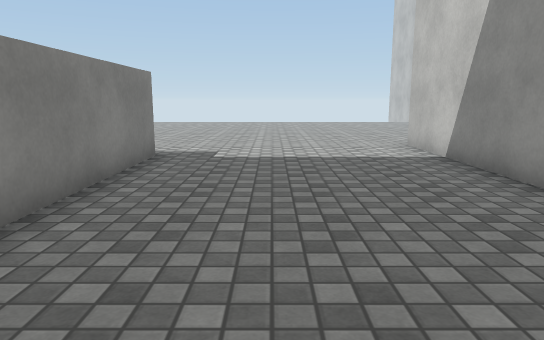
[1] (above)

24 first-person views from a walk through a scene from a Unity 3-D project. The camera is 1.2 m above the floor, tilts 10° down and sees 70° across. The floor is counted in squares, 1 m on a side. Each view is taken from the middle of a square. On the plan, view 1 faces up. The plan holds only what a view shows up to about 15 squares ahead; the rest is blank. The place goes on beyond the plan. The player is left out. Surface patterns are stand-ins for the level's own textures.

[2]
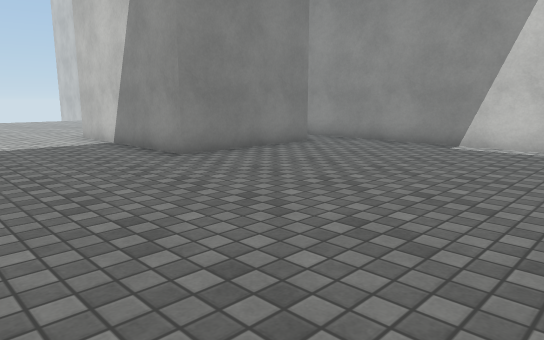

[3]
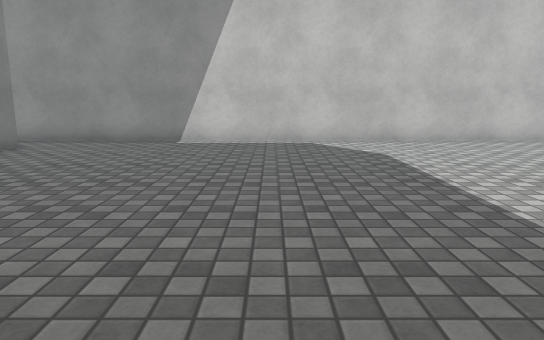

[4]
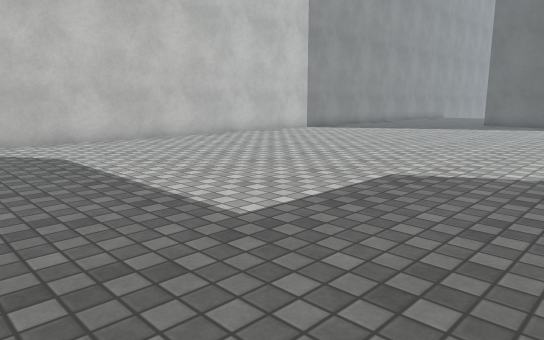

[5]
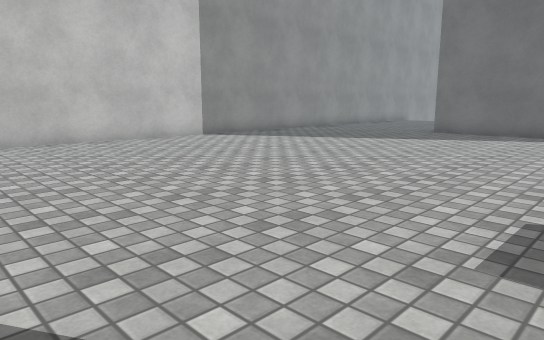

[6]
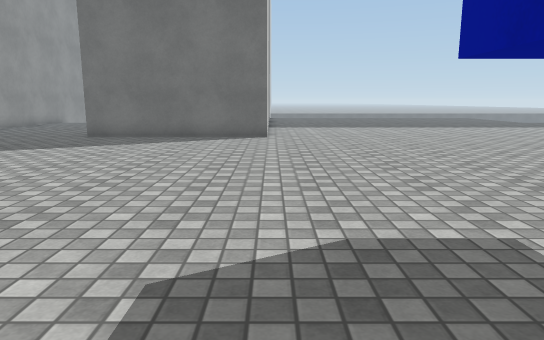

[7]
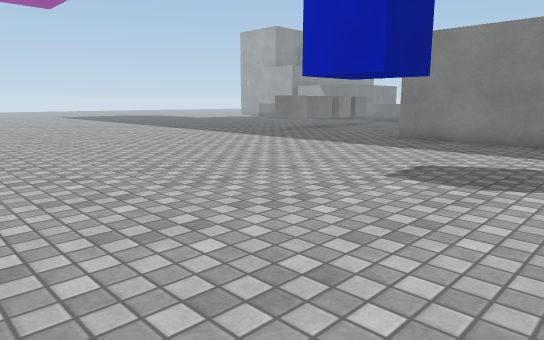

[8]
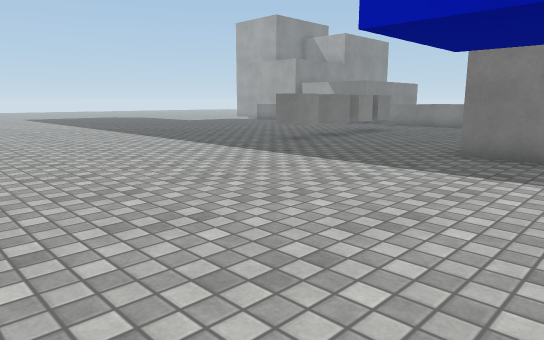

[9]
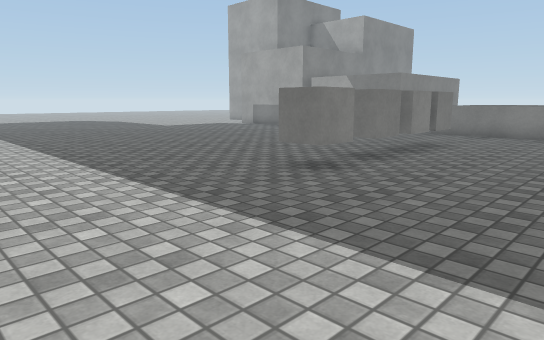

[10]
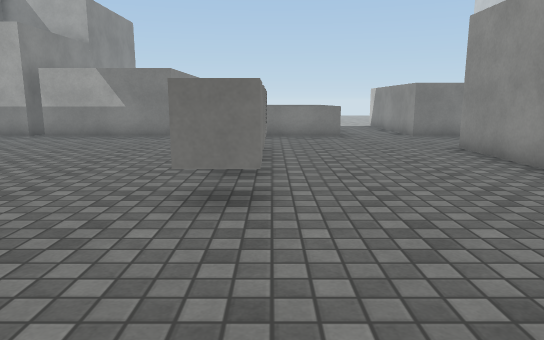

[11]
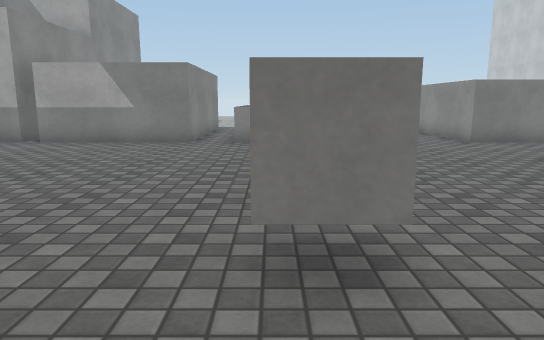

[12]
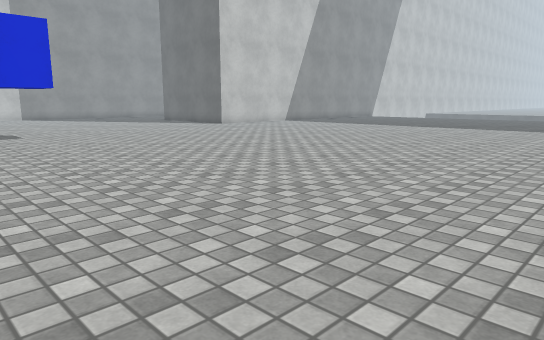

[13]
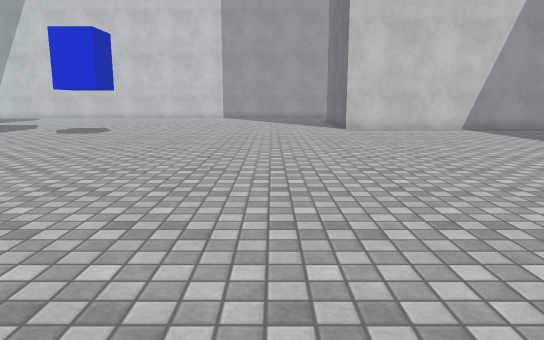

[14]
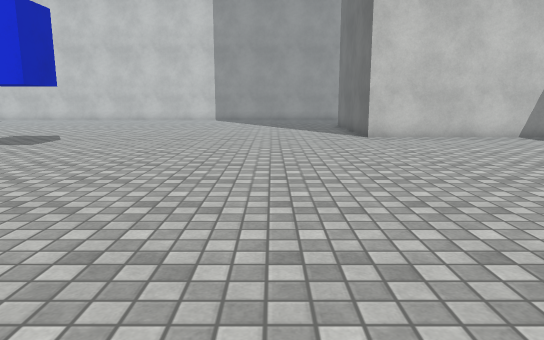

[15]
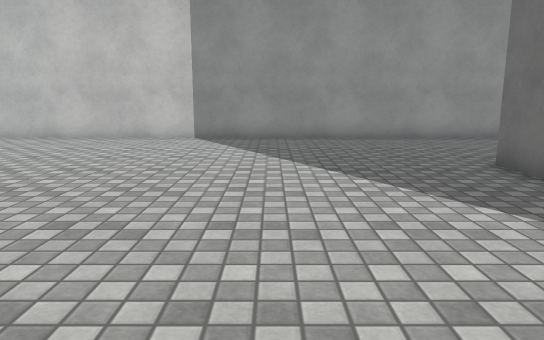

[16]
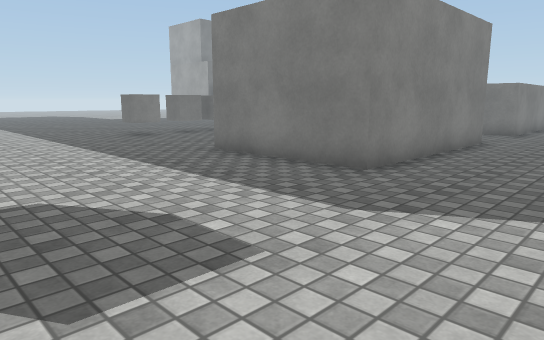

[17]
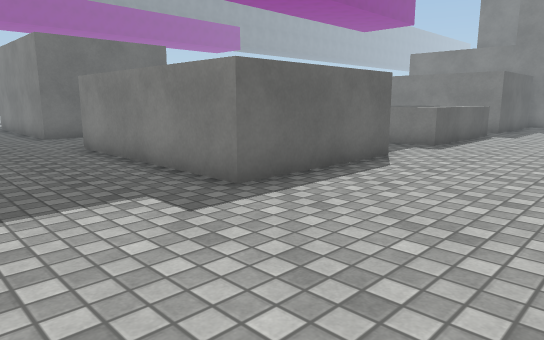

[18]
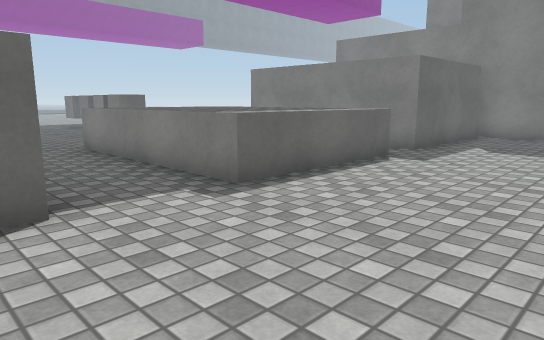

[19]
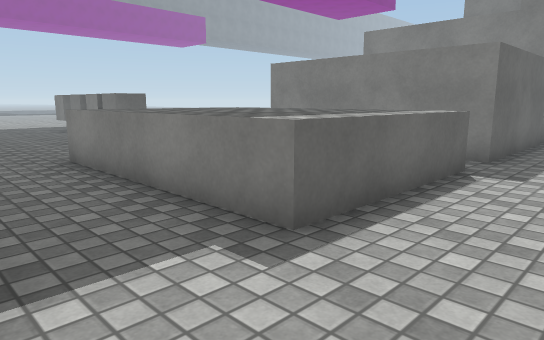

[20]
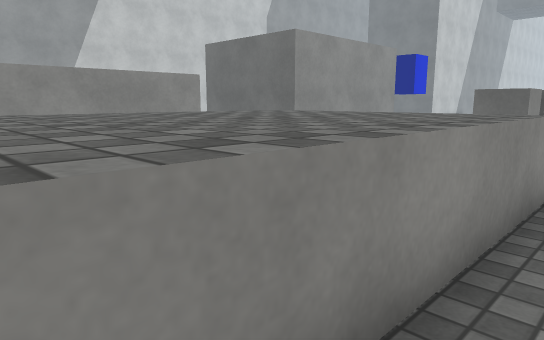

[21]
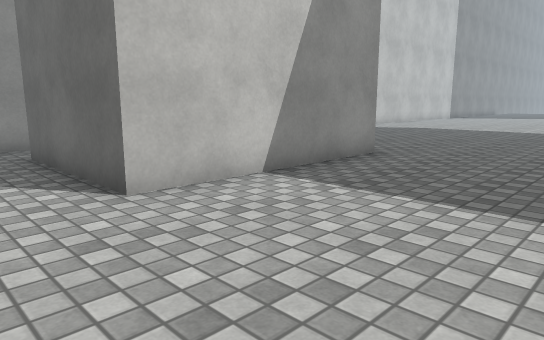

[22]
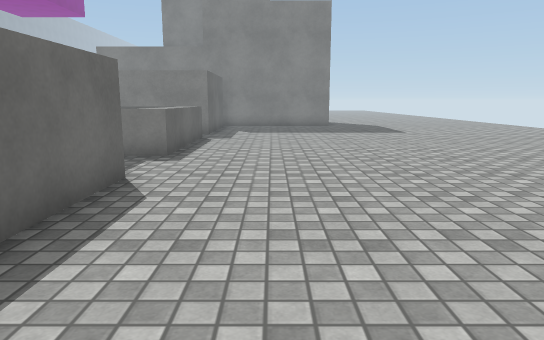

[23]
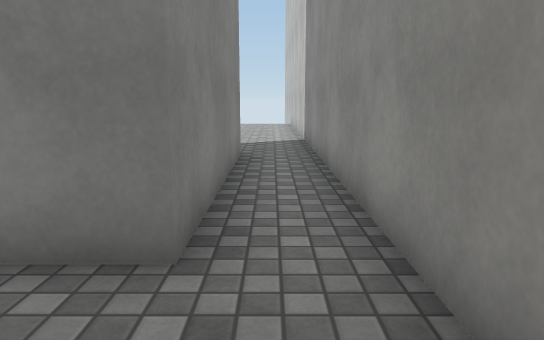

[24]
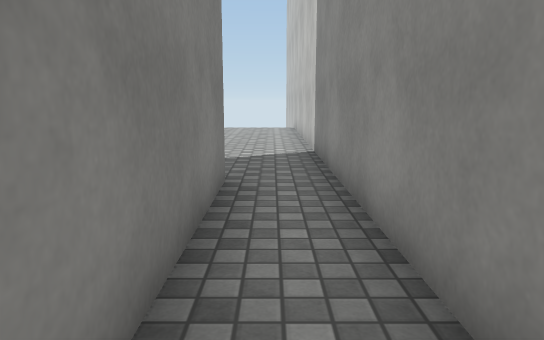

### Floor plan
Key: @ floor where view 1 was taken; # wall or solid block; . floor; ^ raised ledge; B blue block; C cube.
Columns run from 19 left of view 1 to 10 right of it. Each row starts with its distance up from view 1.
 13    .....................   ..#
 12    ..........................#
 11 .......................#####.#
 10 .......................#   #.#
  9 ####...................#   #.#
  8    #.^^^^^..^^^^^......#   #.#
  7    #.^^^^^..^   ^......#   #.#
  6    #.^^^^^..^   ^......#   #.#
  5    #.^^^^^..^   ^......#####.#
  4    #.^^^^^..^   ^............#
  3 ####.^^^^^..^^^^^............#
  2 ............... .............#
  1 ..............  .............#
  0 .............   ...@.........#
 -1 ......C.....#####............#
 -2 ............#   #............#
 -3 ......CC....#   #............#
 -4 ......C.....#   #............#
 -5 ............#   #............#
 -6 ......CC....#   #............#
 -7 ............#####............#
 -8 .............................#
 -9 .............................#
-10 .............................#
-11 .............................#
-12 .............................#
-13 ..............BB.............#
-14  .............BB.............#
-15  ............................#
-16  ............................#
-17  ............................#
-18  ............................#
-19   ...........................#
-20 . ...........................#
-21   ...........................#
-22   ...........................#
-23   ................######.....#
-24    ..............##     .....#
-25    ..............#       ....#
-26    ...  .........#          .#
-27    ..     .......#           #

Where each view was taken, in squares from view 1:
view 1: 0 up, 0 right, facing up
view 2: 3 down, 1 left, facing up-right
view 3: 2 down, 2 left, facing right
view 4: 2 down, 2 left, facing down-right
view 5: 8 down, 2 left, facing down-right
view 6: 10 down, 2 left, facing down
view 7: 19 down, 1 left, facing up-left
view 8: 16 down, 4 left, facing up-left
view 9: 12 down, 8 left, facing up-left
view 10: 11 down, 12 left, facing up
view 11: 9 down, 13 left, facing up
view 12: 10 down, 19 left, facing down-right
view 13: 20 down, 19 left, facing right
view 14: 20 down, 15 left, facing right
view 15: 19 down, 3 left, facing right
view 16: 13 down, 1 right, facing up-left
view 17: 13 up, 1 right, facing down-left
view 18: 13 up, 6 left, facing down-left
view 19: 11 up, 7 left, facing down-left
view 20: 8 up, 15 left, facing down-right
view 21: 13 up, 1 left, facing down-right
view 22: 11 up, 1 left, facing left
view 23: 2 up, 9 right, facing up
view 24: 5 up, 9 right, facing up
